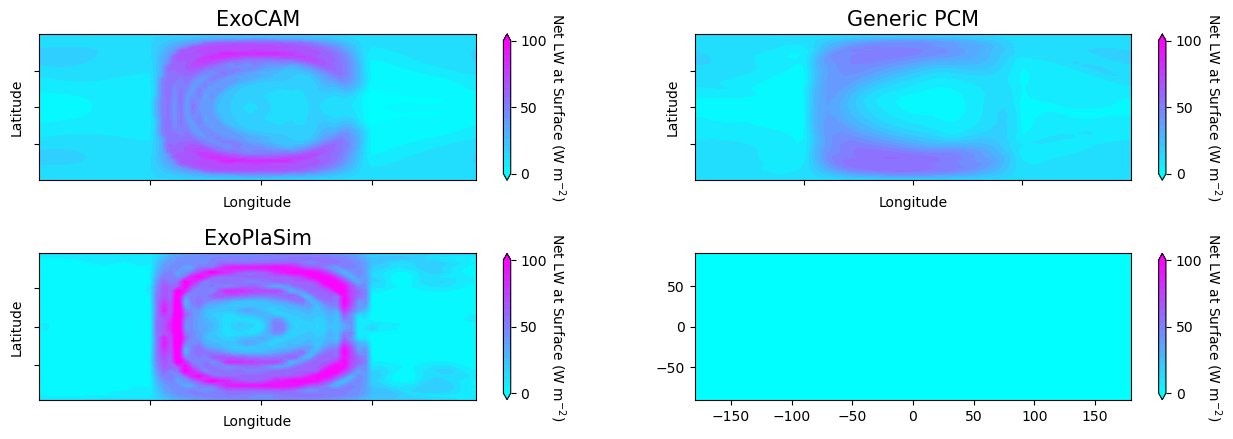

Source code (Python):
#
# Comparison for SAMOSA Case 4: Temperature
#
import netCDF4
from mpl_toolkits.basemap import Basemap, shiftgrid

import numpy as np
import matplotlib as mpl
import matplotlib.pyplot as plt
from matplotlib.patches import Rectangle

import pykrige.kriging_tools as kt
from pykrige.ok import OrdinaryKriging
from pykrige.uk import UniversalKriging

from scipy.interpolate import CubicSpline

#--------------------------------------------------------------------
# Read ExoPlaSim data
f1 = netCDF4.Dataset( '/models/data/samosa/exoplasim/full_t21_synchronous__3000teff_15day/t21_synchronous_2.34pn2_flux1200_400.0co2_3000teff_15day.nc' )

Ts_plasim4 = np.abs( np.average( f1.variables[ 'rls' ], axis=0 ) )
lat_plasim = np.array( f1.variables[ 'lat' ] )
lon_plasim = np.array( f1.variables[ 'lon' ] )

Ts_plasim4, lon_plasim = shiftgrid( 180., Ts_plasim4, lon_plasim, start=False )

lats_plasim = np.zeros( lat_plasim.size * lon_plasim.size )
lons_plasim = np.zeros( lat_plasim.size * lon_plasim.size )
Tss_plasim  = np.zeros( lat_plasim.size * lon_plasim.size )
count = 0

for i in range( 0, lon_plasim.size ):
	for j in range( 0, lat_plasim.size ):
		lons_plasim[ count ] = lon_plasim[i]
		lats_plasim[ count ] = lat_plasim[j]
		Tss_plasim[  count ] = Ts_plasim4[j,i]
		count += 1

#--------------------------------------------------------------------
# Read ExoCAM data
f2 = netCDF4.Dataset( '/models/data/samosa/exocam/samosa4.cam.h0.avg.nc' )

Ts_exocam4 = np.average( f2.variables[ 'FLNS' ], axis=0 )
lat_exocam = np.array( f2.variables[ 'lat' ] )
lon_exocam = np.array( f2.variables[ 'lon' ] )

lats_exocam = np.zeros( lat_exocam.size * lon_exocam.size )
lons_exocam = np.zeros( lat_exocam.size * lon_exocam.size )
Tss_exocam  = np.zeros( lat_exocam.size * lon_exocam.size )
count = 0

for i in range( 0, lon_exocam.size ):
	for j in range( 0, lat_exocam.size ):
		lons_exocam[ count ] = lon_exocam[i]
		lats_exocam[ count ] = lat_exocam[j]
		Tss_exocam[  count ] = Ts_exocam4[j,i]
		count += 1

#--------------------------------------------------------------------
# Read Generic PCM data
f3 = netCDF4.Dataset( '/home/jacob/research/samosa/data/martin/SAMOSA_output_file_Generic_PCM_case-4_static_ocean_TESTCASE.nc' )

Ts_pcm4 = np.abs( np.array( f3.variables[ 'surface_net_longwave_flux' ] ) )
lat_pcm = np.array( f3.variables[ 'latitude' ] )
lon_pcm = np.array( f3.variables[ 'longitude' ] )

lats_pcm = np.zeros( lat_pcm.size * lon_pcm.size )
lons_pcm = np.zeros( lat_pcm.size * lon_pcm.size )
Tss_pcm  = np.zeros( lat_pcm.size * lon_pcm.size )
count = 0

for i in range( 0, lon_pcm.size ):
	for j in range( 0, lat_pcm.size ):
		lons_pcm[ count ] = lon_pcm[i]
		lats_pcm[ count ] = lat_pcm[j]
		Tss_pcm[  count ] = Ts_pcm4[j,i]
		count += 1

#--------------------------------------------------------------------
# Set Up Figure

cm = mpl.colormaps.get_cmap('cool')
contourmax  = 100.0
contourmin  = 0.0

fig, axd = plt.subplot_mosaic([['upper left', 'upper right'],
                               ['lower left', 'lower right']],
                              figsize=(15.5, 4.75))

#--------------------------------------------------------------------
# Panel 1

im1 = axd[ 'upper left' ].contourf( lon_exocam, lat_exocam, Ts_exocam4, cmap=cm, levels=np.linspace(contourmin,contourmax,20), extend='both' )
#axd[ 'upper left' ].set( title='ExoCAM' )
axd[ 'upper left' ].set_title( 'ExoCAM', fontsize=15 )
axd[ 'upper left' ].set_xlabel( 'Longitude', fontsize = 10 )
axd[ 'upper left' ].set_ylabel( 'Latitude', fontsize = 10 )
axd[ 'upper left' ].set_xticks( [ 90, 180, 270 ], labels=[] )
axd[ 'upper left' ].set_yticks( [ -45, 0, 45 ], labels=[] )


#--------------------------------------------------------------------
# Panel 2

im2 = axd[ 'lower left' ].contourf( lon_plasim, lat_plasim, Ts_plasim4, cmap=cm, vmin=contourmin, vmax=contourmax, levels=np.linspace(contourmin,contourmax,20), extend='both' )
axd[ 'lower left' ].set_title( 'ExoPlaSim', fontsize=15 )
axd[ 'lower left' ].set_xlabel( 'Longitude', fontsize = 10 )
axd[ 'lower left' ].set_ylabel( 'Latitude', fontsize = 10 )
axd[ 'lower left' ].set_xticks( [ -90, 0, 90 ], labels=[] )
axd[ 'lower left' ].set_yticks( [ -45, 0, 45 ], labels=[] )

#--------------------------------------------------------------------
# Panel 3

im3 = axd[ 'upper right' ].contourf( lon_pcm, lat_pcm, Ts_pcm4, cmap=cm, vmin=contourmin, vmax=contourmax, levels=np.linspace(contourmin,contourmax,20), extend='both' )
axd[ 'upper right' ].set_title( 'Generic PCM', fontsize=15 )
axd[ 'upper right' ].set_xlabel( 'Longitude', fontsize = 10 )
axd[ 'upper right' ].set_ylabel( 'Latitude', fontsize = 10 )
axd[ 'upper right' ].set_xticks( [ -90, 0, 90 ], labels=[] )
axd[ 'upper right' ].set_yticks( [ -45, 0, 45 ], labels=[] )

#--------------------------------------------------------------------
# Panel 4

ZEROVALS = np.zeros( ( np.size( lat_pcm ), np.size( lon_pcm ) ) )
im4 = axd[ 'lower right' ].contourf( lon_pcm, lat_pcm, ZEROVALS, cmap=cm, vmin=contourmin, vmax=contourmax, levels=np.linspace(contourmin,contourmax,20), extend='both' )

#--------------------------------------------------------------------
# Finalize

cb1 = fig.colorbar( im1, ax=axd[ 'upper left' ], extend='both', ticks=np.arange( contourmin, contourmax + 50, 50 ) )
cb2 = fig.colorbar( im2, ax=axd[ 'lower left' ], extend='both', ticks=np.arange( contourmin, contourmax + 50, 50 ) )
cb3 = fig.colorbar( im3, ax=axd[ 'upper right' ], extend='both', ticks=np.arange( contourmin, contourmax + 50, 50 ) )
cb4 = fig.colorbar( im4, ax=axd[ 'lower right' ], extend='both', ticks=np.arange( contourmin, contourmax + 50, 50 ) )

cb1.ax.get_yaxis().labelpad = 15
cb1.set_label( 'Net LW at Surface (W m$^{-2}$)', rotation=270 )
cb2.ax.get_yaxis().labelpad = 15
cb2.set_label( 'Net LW at Surface (W m$^{-2}$)', rotation=270 )
cb3.ax.get_yaxis().labelpad = 15
cb3.set_label( 'Net LW at Surface (W m$^{-2}$)', rotation=270 )
cb4.ax.get_yaxis().labelpad = 15
cb4.set_label( 'Net LW at Surface (W m$^{-2}$)', rotation=270 )

fig.subplots_adjust( hspace = 0.50 )

fig.savefig( "fig_compare_netLWsurf.png", bbox_inches='tight' )
fig.savefig( "fig_compare_netLWsurf.eps", bbox_inches='tight' )
#plt.show()
